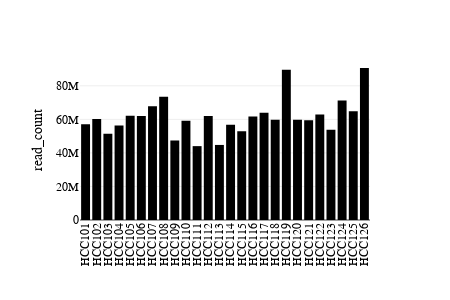

The notebook cell this image was saved under:
### Markdown cell above
### Meteor mapping, gene counts and species counts

### Code cell
mapped = pd.read_csv('data/counting_report.csv')
fig = px.bar(mapped,x='sample',y='read_count',template='none',color_discrete_sequence=['black'])
fig = setPlotFont(fig)
fig.update_layout(autosize=False,width=450,height=300)
fig.update_xaxes(title='',tickangle=270,nticks=len(set(mapped['sample'])))
#fig.write_image('Figures/metagenomics/mapping_count.pdf')
fig.show()
#sns.barplot(data=mapped,x='sample',y='%mapped_read_count')

### Figure 1 — Plotly figure (JSON) as saved in the notebook; plotly's stock layout.template omitted (floating-point values rounded to 4 significant figures)
{"data": [{"alignmentgroup": "True", "hovertemplate": "sample=%{x}<br>read_count=%{y}<extra></extra>", "legendgroup": "", "marker": {"color": "black", "pattern": {"shape": ""}}, "name": "", "offsetgroup": "", "orientation": "v", "showlegend": false, "textposition": "auto", "type": "bar", "x": ["HCC101", "HCC102", "HCC103", "HCC104", "HCC105", "HCC106", "HCC107", "HCC108", "HCC109", "HCC110", "HCC111", "HCC112", "HCC113", "HCC114", "HCC115", "HCC116", "HCC117", "HCC118", "HCC119", "HCC120", "HCC121", "HCC122", "HCC123", "HCC124", "HCC125", "HCC126"], "xaxis": "x", "y": [57155376, 60152020, 51395394, 56346212, 62091438, 61999584, 67786878, 73502892, 47403774, 59141982, 44037244, 61936604, 44746946, 56794688, 52978740, 61638206, 63958322, 59792438, 89581570, 59824204, 59411824, 62869454, 53767942, 71253784, 64840848, 90618090], "yaxis": "y"}], "layout": {"autosize": false, "barmode": "relative", "font": {"color": "black", "family": "Arial", "size": 12}, "height": 300, "legend": {"tracegroupgap": 0}, "margin": {"t": 60}, "width": 450, "xaxis": {"anchor": "y", "domain": [0, 1], "nticks": 26, "tickangle": -90, "title": {"text": ""}}, "yaxis": {"anchor": "x", "domain": [0, 1], "title": {"text": "read_count"}}}}
